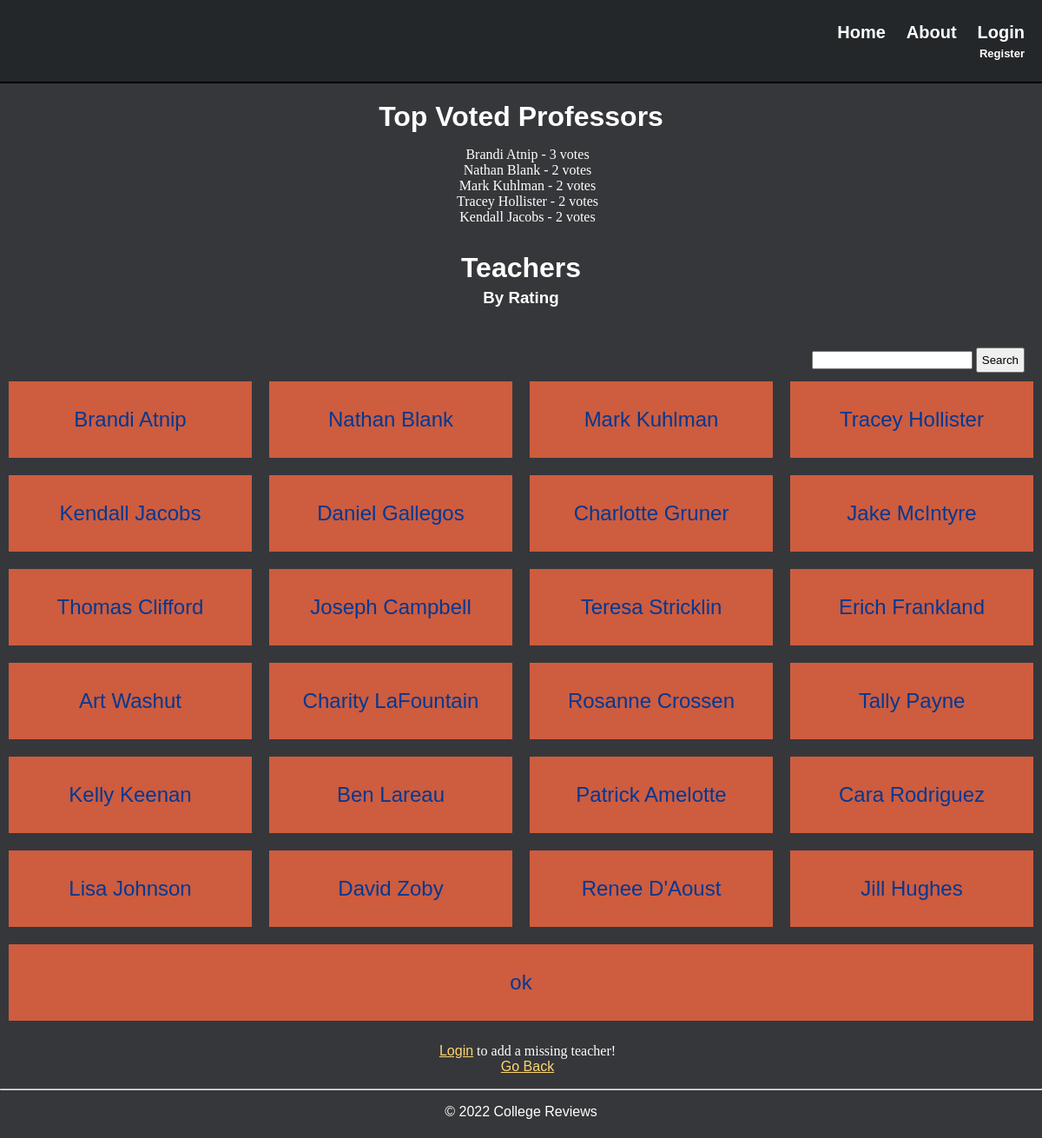
Screenshot of /teachers/ with the database file from the repository.
### college/models.py (models this page shows, shortened)
class Choice(models.Model):
    course = models.ForeignKey(Course, on_delete=models.CASCADE)
    choice_text = models.CharField(max_length=200)
    votes = models.IntegerField(default=0)

### teachers/views.py (the view)
# urls.py: path('teachers/', include('teachers.urls')),
def teachers(request):
    choices = Choice.objects.all().values().order_by('-votes')
    search_query = request.GET.get('search', '')
    teacher_list = []
    if search_query:
        teacher_list = Teacher.objects.filter(name__icontains=search_query)
    else:
        for choice in choices:
            teacher_list.append(choice['choice_text'])
        teacher_list = list(dict.fromkeys(teacher_list))
    return render(request, 'college/teachers.html', {'choices': choices, 'teacher_list': teacher_list})

### college/templates/college/teachers.html (shortened to what this page needs)
{% extends "college/layout.html" %}
{% block content %}
<div class="center-text">
    <h1>Top Voted Professors</h1>
    <ul class="no-bullets">
    {% for choice in choices|slice:":5" %}
        <li>{{ choice.choice_text }} - {{ choice.votes }} vote{{ choice.votes|pluralize }}</li>
    {% endfor %}
    </ul>
    <h1>Teachers</h1>
    <h3>By Rating</h3>
    <form action="{% url 'teachers:teachers' %}" class="float-right">
        <input ype="search" aria-label="search" name="search">
        <input class="form-submit" type="submit" value="Search">
    </form>
    <div class="row dept-row">
    {% for teacher in teacher_list %}
    <a class="fill-div" href="{{ teacher }}"><div class="column sub-col teacher-style">{{ teacher }}</div></a>
        {% if forloop.last %}
            </div>
        {% else %}
            {% if forloop.counter|divisibleby:"4" %}
            </div><div class="row center-text dept-row">
            {% endif %}
        {% endif %}
    {% endfor %}
    <ul class="no-bullets">
        {% if user.is_authenticated %}
            <li><a href="{% url 'input:add_teacher' course.course_name %}">Add a Missing Teacher</a></li>
        {% else %}
            <li><a href="{% url 'accounts:login' %}">Login</a> to add a missing teacher!</li>
        {% endif %}
        <li><a href="{% url 'teachers:teachers' %}">Go Back</a></li>
    </ul>
</div>
{% endblock %}

### college/static/college/site.css (style rules this page uses)
html, body { width:100%; height:100%; margin:0; padding:0; color: white; background-color: #36373A; cursor: default; }
* { transition:all 0.3s ease-in-out; }
.no-bullets { list-style-type: none; }
h1, h2, h3, h4, h5, h6 { font-family: Montserrat, sans-serif; }
p, a, label { font-family: raleway, sans-serif; }
#copyright, .center-text { text-align: center; }
.center-text > h1 { padding: 15px 0 0 0; margin: 5px; }
.center-text > h3 { padding: 0 0 15px 0; margin: 5px; }
a { color: #FFD670; }
.fill-div { display: block; height: 100%; width: 100%; text-decoration: none; }
ul { padding-left: 15px; }
.column { flex: 1; padding: 0 10px 0 10px; margin: 0 10px 0 10px; }
.row { display: flex; }
.dept-row { padding: 0px }
.sub-col { padding: 30px 15px 30px 15px; margin: 10px; font: 24px raleway, sans-serif; color: #003892; }
.teacher-style { background-color:#CE5C3F; }
form > input { margin-top: 30px; }
.form-submit { margin-top: 5px; padding: 5px; }
.float-right { text-align: right; position: relative; padding-right: 20px; }

### rows the page displays
Choice: choice_text "Brandi Atnip", votes "3", teacher_list "Brandi Atnip"
Choice: choice_text "Nathan Blank", votes "2", teacher_list "Nathan Blank"
Choice: choice_text "Mark Kuhlman", votes "2", teacher_list "Mark Kuhlman"
Choice: choice_text "Tracey Hollister", votes "2", teacher_list "Tracey Hollister"
Choice: choice_text "Kendall Jacobs", votes "2", teacher_list "Kendall Jacobs"
Choice: teacher_list "Daniel Gallegos"
Choice: teacher_list "Charlotte Gruner"
Choice: teacher_list "Jake McIntyre"
Choice: teacher_list "Thomas Clifford"
Choice: teacher_list "Joseph Campbell"
Choice: teacher_list "Teresa Stricklin"
Choice: teacher_list "Erich Frankland"
Choice: teacher_list "Art Washut"
Choice: teacher_list "Charity LaFountain"
Choice: teacher_list "Rosanne Crossen"
Choice: teacher_list "Tally Payne"
Choice: teacher_list "Kelly Keenan"
Choice: teacher_list "Ben Lareau"
Choice: teacher_list "Patrick Amelotte"
Choice: teacher_list "Cara Rodriguez"
Choice: teacher_list "Lisa Johnson"
Choice: teacher_list "David Zoby"
Choice: teacher_list "Renee D'Aoust"
Choice: teacher_list "Jill Hughes"
Choice: teacher_list "ok"
